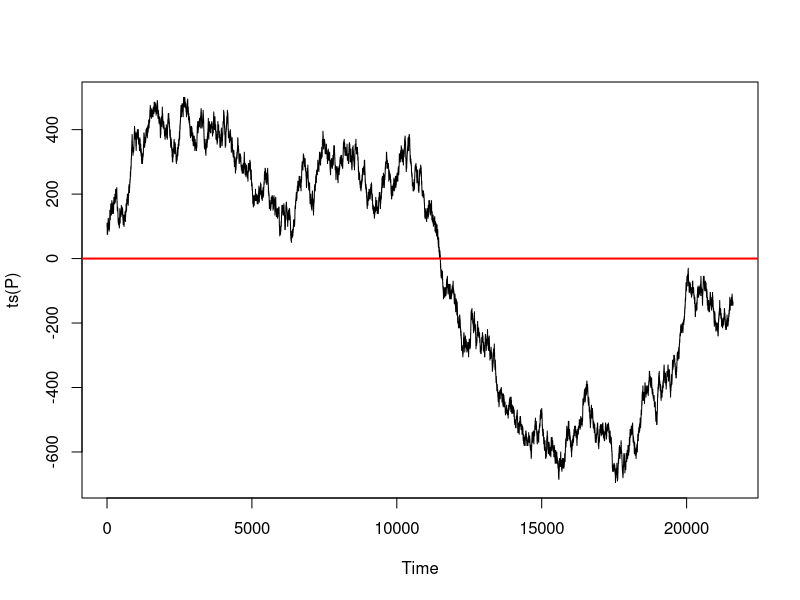
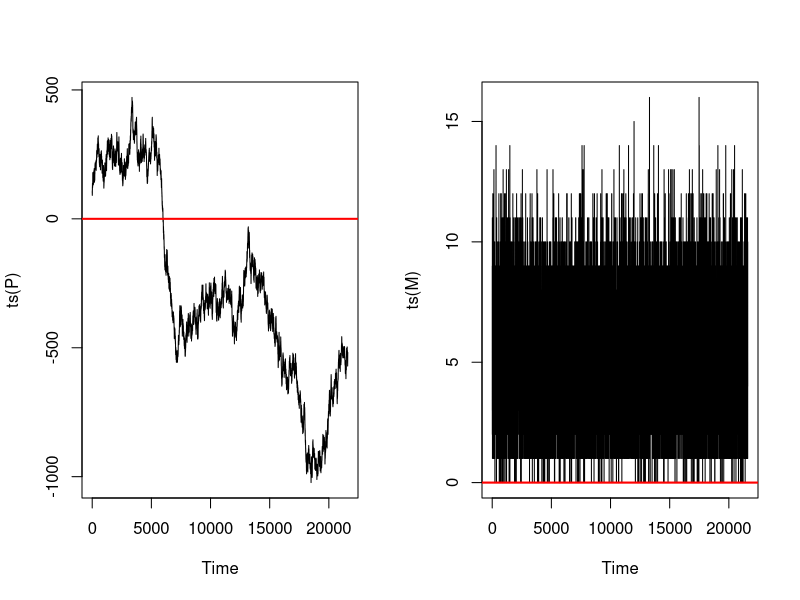
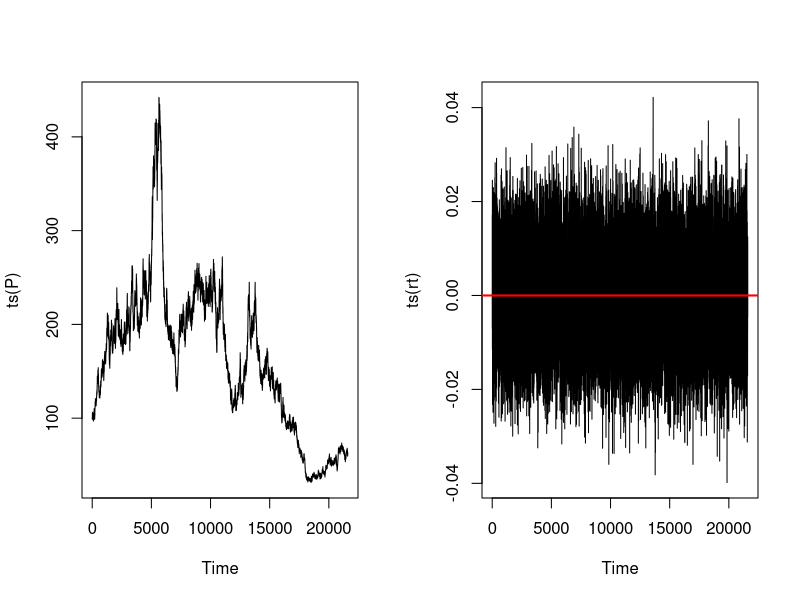
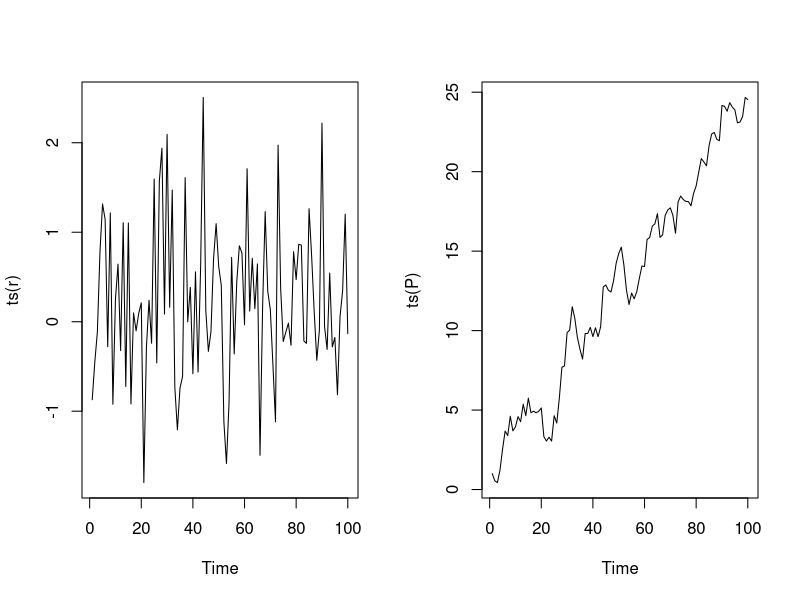
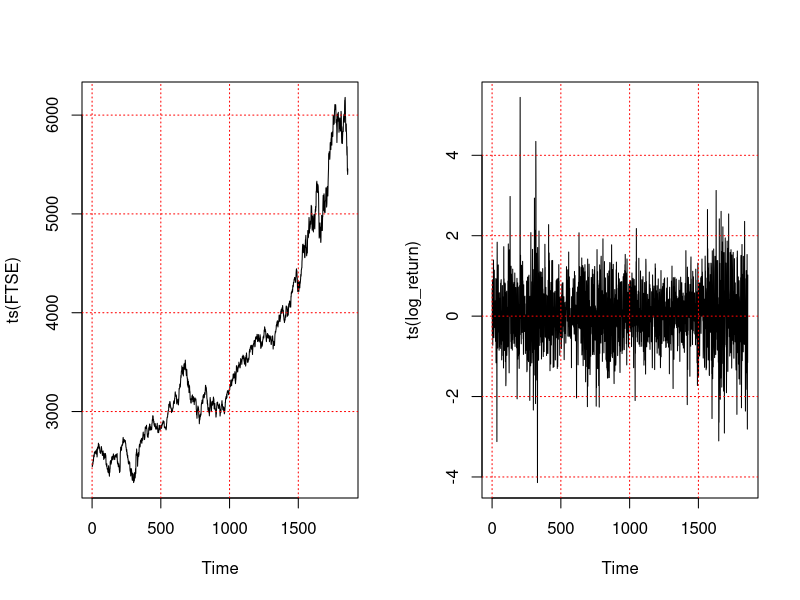

R code for these plots, in order:
## Example 1 : 
# Suppose price of a stock move up by 10 paisa with probability 0.5 or move down by 10 paisa with probability 0.5 every seconds. 
# If the price of the stock is Re 1/-; then what will be the price of the stock after 21600 seconds
# The model $P_t=P_{t-1}\pm M_t$, where $M_t=5~a.s.$
  
set.seed(321)
n<-21600
P<-rep(NA,n)
P[1]<-100 ## Current price 100 paisa or Re 1/-
for(sec in 2:n){
  toss<-sample(c("H","T"),1,replace = TRUE,prob = c(0.5,0.5))
  if(toss=="H")P[sec]<-P[sec-1]+5
  if(toss=="T")P[sec]<-P[sec-1]-5
}
plot(ts(P))
abline(h=0,lwd=2,col="red")

### Example 2: Random Walk with Random Moves

# Suppose price of a stock move up or down with probability 0.5 or 
# Size of the movement follow $Poisson(\lambda=5)$
  # If the price of the stock is Re 1/-; then what will be the price of the stock after 21600 seconds
# The model:
#  $$
#  P_t=P_{t-1}+\pm M_t,
#  $$
#  where $M_t \sim Poisson(\lambda=5)$
  
set.seed(321)
n<-21600
P<-M<-rep(NA,n)
P[1]<-100 ## Current price 100 paisa or Re 1/-
for(sec in 2:n){
  toss<-sample(c("H","T"),1,replace = TRUE,prob = c(0.5,0.5))
  M[sec]<-rpois(1,lambda = 5)
  if(toss=="H")P[sec]<-P[sec-1]+ M[sec]
  if(toss=="T")P[sec]<-P[sec-1]- M[sec]
}
par(mfrow=c(1,2))
plot(ts(P))
abline(h=0,lwd=2,col="red")
plot(ts(M))
abline(h=0,lwd=2,col="red")


# Example 3: Random Walk with Random Return

# Simple return of an asset is nothing but movement of the price with respect to previous price.
# Suppose $R_t\sim N(\mu=0,\sigma=0.01)$ on every seconds.
# If the price of the stock is Re 1/-; then what will be the price of the stock after 21600 seconds

set.seed(321)
n<-21600
P<-rep(NA,n)
P[1]<-100 ## Current price 100 paisa or Re 1/-

rt<-rnorm(n,mean=0.0001,sd=0.01)
for(sec in 2:n) P[sec]<-P[sec-1]*(1+rt[sec])

par(mfrow=c(1,2))
plot(ts(P))
abline(h=0,lwd=2,col="red")
plot(ts(rt))
abline(h=0,lwd=2,col="red")

## Simulation from stationary process
mu<-0
s<-1
n<-100
r<-rnorm(n,mu,s)
plot(ts(r))

## Price from the rates
P<-r
P[1]<-1
P<-cumsum(P)
plot(ts(P))
## Price may be non-stationary. However, its steps could be a stationary process.

### Random Walk Hypothesis

library(tseries)
head(EuStockMarkets)
FTSE<-EuStockMarkets[,"FTSE"]
## Plot FTSE
n<-length(FTSE)
plot(ts(FTSE))
grid(col = "red")
## Compute the log-return of the FTSE
log_return<-diff(log(FTSE))*100
n<-length(log_return)
## The time-series plot of the log-return 
plot(ts(log_return))
grid(col="red")

## Dickey-Fuller test for unit-root

## Step 1: Check if log-Price is non-stationary
adf.test(log(FTSE))

## Step 2: Check if log-return is non-stationary
adf.test(log_return)
